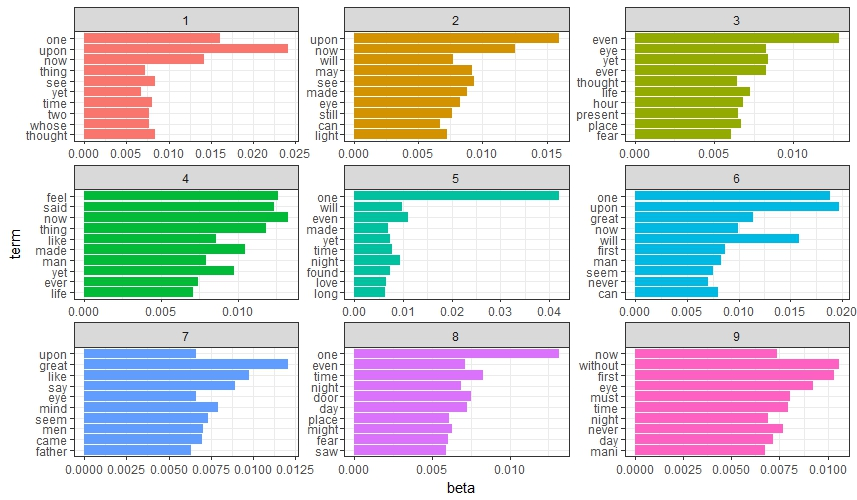

Write R code to recreate this figure.
library(plyr)
library(dplyr)
library(ldatuning)
library(tidyverse)
library(tidytext)
library(stringr)
library(tm)
library(topicmodels)
library(ggplot2)
library(caret)
library("readr")
library(text2vec)

#read data
train <- read_csv("train.csv")


#topic modeling
makeDTM <- function(train,tfidfFlag = 1) {
  
  corpus = Corpus(VectorSource(train$text))
  
  # Pre-process data
  corpus <- tm_map(corpus, tolower)
  
  corpus <- tm_map(corpus, removePunctuation)
  
  corpus <- tm_map(corpus, removeWords, stopwords("english"))
  
  corpus <- tm_map(corpus, stemDocument)
  corpus<- tm_map(corpus, PlainTextDocument)
  
  if(tfidfFlag == 1 )
  {
    dtm = DocumentTermMatrix(corpus,control = list(weighting = weightTfIdf))
  }
  else
  {
    dtm = DocumentTermMatrix(corpus)
  }

  # Remove sparse terms
  dtm = removeSparseTerms(dtm, 0.997)
  
  # Create data frame
  labeledTerms = as.data.frame(as.matrix(dtm))
  
  return(labeledTerms)
}

labelterms <- makeDTM(train,tfidfFlag = 0)

labelterms <- labelterms[rowSums(abs(labelterms)) != 0,]

spooky_lda <- LDA(labelterms, k = 9, control = list(seed = 13))

spooky_lda

spooky_topics <- tidy(spooky_lda, matrix = "beta")

spooky_top_terms <- spooky_topics %>%
  group_by(topic) %>%
  top_n(10, beta) %>%
  ungroup() %>%
  arrange(topic, -beta)

spooky_top_terms %>%
  mutate(term = reorder(term, beta)) %>%
  ggplot(aes(term, beta, fill = factor(topic))) +
  geom_col(show.legend = FALSE) +
  facet_wrap(~ topic, scales = "free") +
  coord_flip() + theme_bw()


#bigrams
spooky_bigrams <- train %>%
  unnest_tokens(bigram, text, token = "ngrams", n = 2)

spooky_bigrams

#bigrams
count_bigrams <- function(dataset) {
  dataset %>%
    unnest_tokens(bigram, text, token = "ngrams", n = 2) %>%
    separate(bigram, c("word1", "word2"), sep = " ") %>%
    filter(!word1 %in% stop_words$word,
           !word2 %in% stop_words$word) %>%
    count(word1, word2, sort = TRUE)
}

count_bigrams(train)

#trigrams
count_trigrams <- function(dataset) {
  dataset %>%
    unnest_tokens(trigram, text, token = "ngrams", n = 3) %>%
    separate(trigram, c("word1", "word2", "word3"), sep = " ") %>%
    filter(!word1 %in% stop_words$word,
           !word2 %in% stop_words$word,
           !word3 %in% stop_words$word)%>%
    count(word1, word2, word3, sort = TRUE)
}

count_trigrams(train)

#text length
train$TextLength <- nchar(train$text)
View(train)

#comma features
createFeature = function(ds)
{
  ds = ds %>%
    mutate(commas = str_count(ds$text, ",")) %>%
    mutate(semicolumns = str_count(ds$text, ";")) %>%
    mutate(colons = str_count(ds$text, ":"))
  return(ds)
}

train.Features <- createFeature(train)


#sentiment
pos <- readLines("positive_words.txt")
neg <- readLines("negative_words.txt")

spooky_sentiment <- as.data.frame(train.Features$text)
colnames(spooky_sentiment)[1] <- "text"

spooky_sentiment  <- sapply(spooky_sentiment ,function(row) iconv(row, "latin1", "ASCII", sub=""))


#function to calculate sentiment score
score.sentiment <- function(sentences, pos.words, neg.words, .progress='none')
{
  # Parameters
  # sentences: vector of text to score
  # pos.words: vector of words of postive sentiment
  # neg.words: vector of words of negative sentiment
  # .progress: passed to laply() to control of progress bar
  
  # create simple array of scores with laply
  scores <- laply(sentences,
                  function(sentence, pos.words, neg.words)
                  {
                    # split sentence into words with str_split (stringr package)
                    word.list <- str_split(sentence, "\\s+")
                    words <- unlist(word.list)
                    
                    # compare words to the dictionaries of positive & negative terms
                    pos.matches <- match(words, pos)
                    neg.matches <- match(words, neg)
                    
                    # get the position of the matched term or NA
                    # we just want a TRUE/FALSE
                    pos.matches <- !is.na(pos.matches)
                    neg.matches <- !is.na(neg.matches)
                    
                    # final score
                    score <- sum(pos.matches) - sum(neg.matches)
                    return(score)
                  }, pos.words, neg.words, .progress=.progress )
  # data frame with scores for each sentence
  scores.df <- data.frame(text=sentences, score=scores)
  return(scores.df)
}
#sentiment score
sentiment_score <- score.sentiment(spooky_sentiment, pos, neg, .progress='text')
summary(sentiment_score)
View(sentiment_score)

#Convert sentiment scores from numeric to character to enable the gsub function 
sentiment_score$sentiment <- as.character(sentiment_score$score)

#After looking at the summary(scores_spNew$sentiment) decide on a threshold for the sentiment labels
sentiment_score$sentiment <- gsub("^0$", "Neutral", sentiment_score$sentiment)
sentiment_score$sentiment <- gsub("^1$|^2$|^3$|^4$", "Positive", sentiment_score$sentiment)
sentiment_score$sentiment <- gsub("^5$|^6$|^7$|^8$|^9$|^10$|^11$|^12$|^13$|^14$|^15$|^16$|^17$|^18$|^19$|^20$|^21$|^22$|^23$|^24$|^25$", "Very Positive", sentiment_score$sentiment)
sentiment_score$sentiment <- gsub("^-1$|^-2$|^-3$|^-4$", "Negative", sentiment_score$sentiment)
sentiment_score$sentiment <- gsub("^-5$|^-6$|^-7$|^-8$|^-9$|^-10$|^-11$|^-12$", "Very Negative", sentiment_score$sentiment)


View(sentiment_score)


#adding sentiment to train.features
train.Features$Sentimentscore <- sentiment_score[,2]
train.Features$SentimentLabel <- sentiment_score[,3]
View(train.Features)
